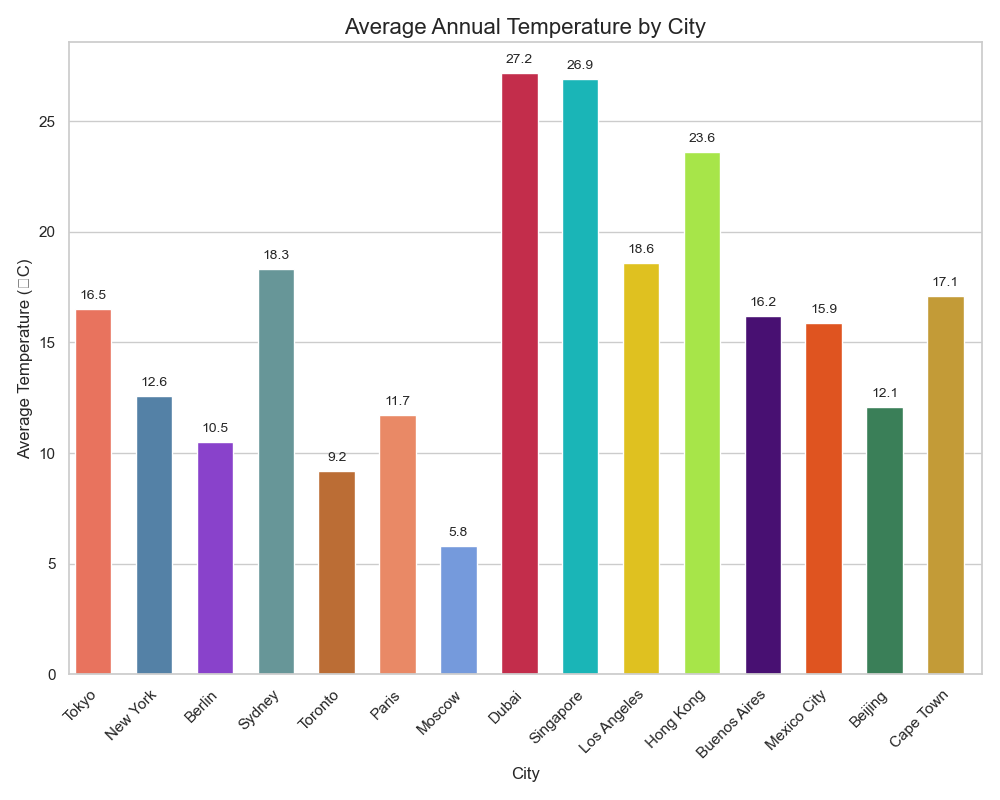

Reproduce this figure in Python.
import seaborn as sns
import pandas as pd
import matplotlib.pyplot as plt

data = {
    'City': [
        'Tokyo', 'New York', 'Berlin', 'Sydney', 'Toronto', 
        'Paris', 'Moscow', 'Dubai', 'Singapore', 'Los Angeles', 
        'Hong Kong', 'Buenos Aires', 'Mexico City', 'Beijing', 'Cape Town'
    ],
    'Average Temperature (°C)': [
        16.5, 12.6, 10.5, 18.3, 9.2, 
        11.7, 5.8, 27.2, 26.9, 18.6, 
        23.6, 16.2, 15.9, 12.1, 17.1
    ]
}
df = pd.DataFrame(data)

sns.set(style="whitegrid")
plt.figure(figsize=(10, 8))

barplot = sns.barplot(
    x="City",
    y="Average Temperature (°C)",
    data=df,
    palette=[
        '#FF6347', '#4682B4', '#8A2BE2', '#5F9EA0', '#D2691E', 
        '#FF7F50', '#6495ED', '#DC143C', '#00CED1', '#FFD700', 
        '#ADFF2F', '#4B0082', '#FF4500', '#2E8B57', '#DAA520'
    ]
)

barplot.set_title('Average Annual Temperature by City', fontsize=16)
barplot.set(xlabel="City", ylabel="Average Temperature (°C)")

for bar in barplot.containers[0]:
    bar.set_width(0.6)

barplot.bar_label(barplot.containers[0], fmt='%.1f', fontsize=10, padding=5)

plt.xticks(rotation=45, ha="right")
plt.tight_layout()
plt.show()
